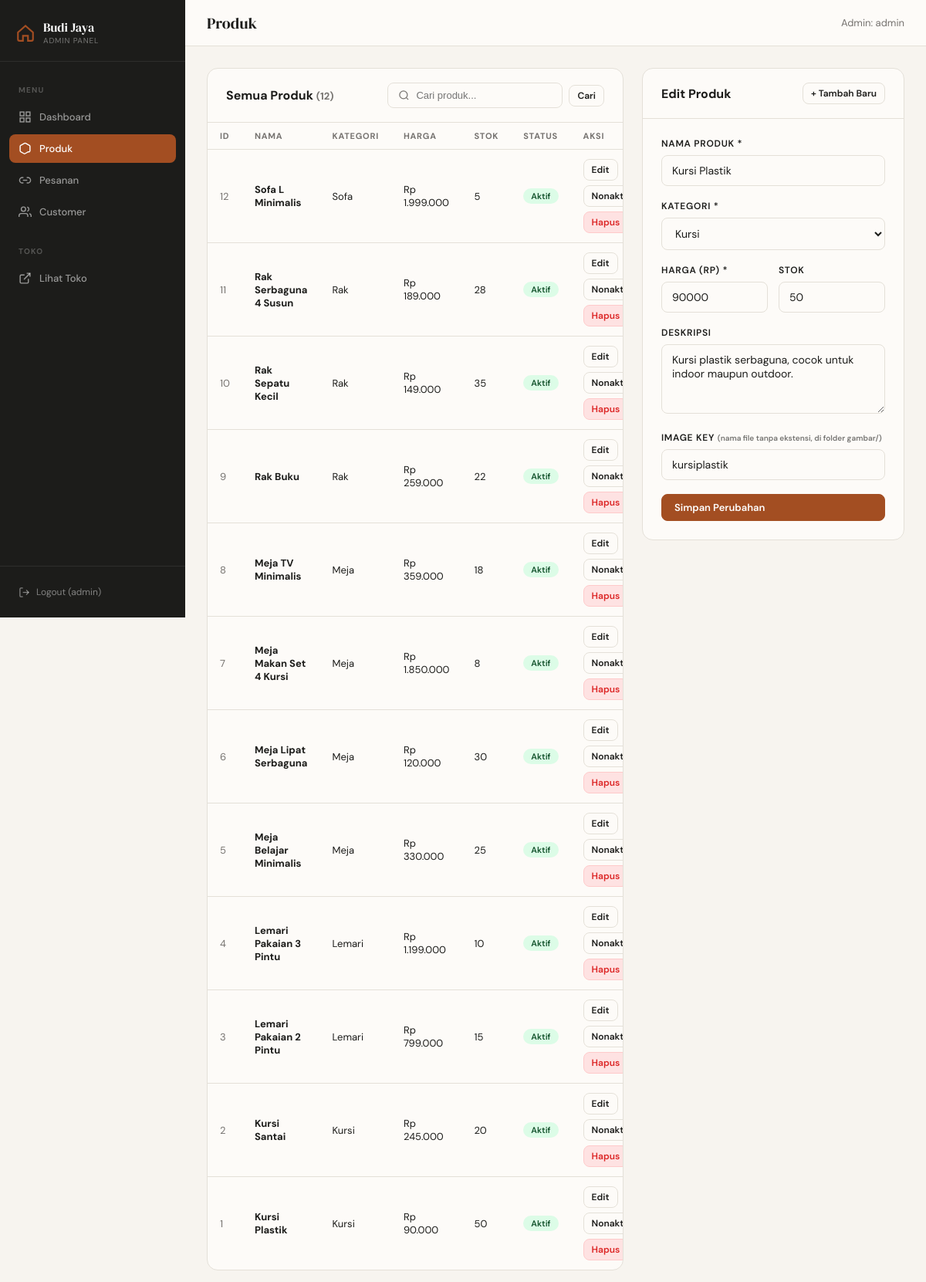
/admin/products.php?edit=1 (signed in), run on the app's committed database.
### tables this page shows
CREATE TABLE IF NOT EXISTS products (
  id           INT UNSIGNED AUTO_INCREMENT PRIMARY KEY,
  name         VARCHAR(180) NOT NULL,
  category     ENUM('Sofa','Kursi','Meja','Lemari','Rak') NOT NULL,
  price        INT UNSIGNED NOT NULL,
  description  TEXT         DEFAULT NULL,
  img_key      VARCHAR(120) DEFAULT NULL,
  stock        INT          NOT NULL DEFAULT 1,
  is_active    TINYINT(1)   NOT NULL DEFAULT 1,
  created_at   DATETIME     NOT NULL DEFAULT CURRENT_TIMESTAMP,
  updated_at   DATETIME     NOT NULL DEFAULT CURRENT_TIMESTAMP ON UPDATE CURRENT_TIMESTAMP
);

### admin/products.php (the view, shortened to what this page needs)
<?php
$pdo    = db();
$search = trim($_GET['q'] ?? '');
$page   = max(1, (int)($_GET['p'] ?? 1));
$limit  = 12;
$offset = ($page - 1) * $limit;
$where  = $search ? 'WHERE name LIKE ?' : '';
$params = $search ? ["%$search%"] : [];
$total   = $pdo->prepare("SELECT COUNT(*) FROM products $where");
$total->execute($params);
$total   = (int)$total->fetchColumn();
$stmt = $pdo->prepare("SELECT * FROM products $where ORDER BY id DESC LIMIT $limit OFFSET $offset");
$stmt->execute($params);
$products = $stmt->fetchAll();
$editProduct = null;
if (isset($_GET['edit'])) {
    $es = $pdo->prepare('SELECT * FROM products WHERE id=?');
    $es->execute([(int)$_GET['edit']]);
    $editProduct = $es->fetch();
}
$cats       = ['Sofa','Kursi','Meja','Lemari','Rak'];
include '_layout_top.php';
?>
<div style="display:grid;grid-template-columns:1fr 340px;gap:24px;align-items:start;">
  <div class="card">
    <div class="card-header">
      <h2>Semua Produk <span style="font-size:13px;color:var(--muted);font-family:var(--font-body);">(<?= $total ?>)</span></h2>
      <form method="GET" style="display:flex;gap:8px;align-items:center;">
        <div class="search-bar">
          <svg viewBox="0 0 24 24" fill="none" stroke="currentColor" stroke-width="2"><circle cx="11" cy="11" r="8"/><line x1="21" y1="21" x2="16.65" y2="16.65"/></svg>
          <input name="q" value="<?= htmlspecialchars($search) ?>" placeholder="Cari produk...">
        </div>
        <button type="submit" class="btn btn-outline btn-sm">Cari</button>
      </form>
    </div>
    <div class="table-wrap">
      <table>
        <thead>
          <tr>
            <th>ID</th><th>Nama</th><th>Kategori</th><th>Harga</th>
            <th>Stok</th><th>Status</th><th>Aksi</th>
          </tr>
        </thead>
        <tbody>
          <?php foreach ($products as $p): ?>
          <tr>
            <td style="color:var(--muted);"><?= $p['id'] ?></td>
            <td><strong><?= htmlspecialchars($p['name']) ?></strong></td>
            <td><?= htmlspecialchars($p['category']) ?></td>
            <td>Rp <?= number_format($p['price'],0,',','.') ?></td>
            <td><?= $p['stock'] ?></td>
            <td>
              <span class="badge <?= $p['is_active'] ? 'badge-active':'badge-inactive' ?>">
                <?= $p['is_active'] ? 'Aktif':'Nonaktif' ?>
              </span>
            </td>
            <td>
              <div style="display:flex;gap:6px;flex-wrap:wrap;">
                <a href="?edit=<?= $p['id'] ?>" class="btn btn-outline btn-sm">Edit</a>
                <form method="POST" style="display:inline;">
                  <button type="submit" class="btn btn-outline btn-sm">
                    <?= $p['is_active'] ? 'Nonaktifkan':'Aktifkan' ?>
                  </button>
                </form>
                <form method="POST" style="display:inline;"
                      onsubmit="return confirm('Hapus produk ini? Data tidak bisa dikembalikan.')">
                  <button type="submit" class="btn btn-danger btn-sm">Hapus</button>
                </form>
              </div>
            </td>
          </tr>
          <?php endforeach; ?>
        </tbody>
      </table>
    </div>
  </div>
  <div class="card">
    <div class="card-header">
      <h2><?= $editProduct ? 'Edit Produk' : 'Tambah Produk' ?></h2>
      <?php if ($editProduct): ?>
        <a href="products.php" class="btn btn-outline btn-sm">+ Tambah Baru</a>
      <?php endif; ?>
    </div>
    <div class="card-body">
      <form method="POST">
        <div class="form-group">
          <label class="form-label">Nama Produk *</label>
          <input class="form-control" name="name" required
                 value="<?= htmlspecialchars($editProduct['name'] ?? '') ?>">
        </div>
        <div class="form-group">
          <label class="form-label">Kategori *</label>
          <select class="form-control" name="category" required>
            <?php foreach ($cats as $c): ?>
              <option value="<?= $c ?>" <?= ($editProduct['category']??'')===$c ? 'selected':'' ?>>
                <?= $c ?>
              </option>
            <?php endforeach; ?>
          </select>
        </div>
        <div style="display:grid;grid-template-columns:1fr 1fr;gap:14px;">
          <div class="form-group">
            <label class="form-label">Harga (Rp) *</label>
            <input class="form-control" name="price" type="number" min="0" required
                   value="<?= htmlspecialchars($editProduct['price'] ?? '') ?>">
          </div>
          <div class="form-group">
            <label class="form-label">Stok</label>
            <input class="form-control" name="stock" type="number" min="0"
                   value="<?= htmlspecialchars($editProduct['stock'] ?? '0') ?>">
          </div>
        </div>
        <div class="form-group">
          <label class="form-label">Deskripsi</label>
          <textarea class="form-control" name="description"><?= htmlspecialchars($editProduct['description'] ?? '') ?></textarea>
        </div>
        <div class="form-group">
          <label class="form-label">Image Key <small style="text-transform:none;letter-spacing:0;opacity:.6;">(nama file tanpa ekstensi, di folder gambar/)</small></label>
          <input class="form-control" name="img_key" placeholder="contoh: kursikayu"
                 value="<?= htmlspecialchars($editProduct['img_key'] ?? '') ?>">
        </div>
        <button type="submit" class="btn btn-accent" style="width:100%;">
          <?= $editProduct ? 'Simpan Perubahan' : 'Tambah Produk' ?>
        </button>
      </form>
    </div>
  </div>
</div>
<?php include '_layout_bot.php'; ?>

### admin/_layout_top.php (style rules this page uses)
*, *::before, *::after { box-sizing: border-box; margin: 0; padding: 0; }
:root { --sand: #F7F4EF; --cream: #FDFBF8; --charcoal: #1C1C1A; --charcoal2: #2E2E2B; --accent: #A34E22; --accent-soft: #F5EDE6; --border: #E4E0D8; --muted: #767370; --warm-gray: #6B6860; --white: #fff; --success: #16a34a; --error: #dc2626; --warning: #d97706; --info: #2563eb; --sidebar-w: 240px; --font-body: 'DM Sans', sans-serif; --font-display: 'DM Serif Display', serif; --radius-sm: 8px; --radius-md: 14px; --radius-lg: 20px; --shadow-sm: 0 1px 4px rgba(28,28,26,.08); --shadow-md: 0 4px 16px rgba(28,28,26,.10); }
body { font-family: var(--font-body); background: var(--sand); color: var(--charcoal); min-height: 100vh; display: flex; }
.card { background: var(--cream); border: 1.5px solid var(--border); border-radius: var(--radius-md); overflow: hidden; }
.card-header { padding: 18px 24px; border-bottom: 1px solid var(--border); display: flex; align-items: center; justify-content: space-between; flex-wrap: wrap; gap: 12px; }
.card-header h2 { font-size: 16px; font-weight: 700; }
.card-body { padding: 24px; }
.table-wrap { overflow-x: auto; }
table { width: 100%; border-collapse: collapse; font-size: 13px; }
th { text-align: left; font-size: 11px; font-weight: 700; letter-spacing: .07em; text-transform: uppercase; color: var(--muted); padding: 10px 16px; border-bottom: 1.5px solid var(--border); white-space: nowrap; }
td { padding: 12px 16px; border-bottom: 1px solid var(--border); vertical-align: middle; }
tr:last-child td { border-bottom: none; }
.badge { display: inline-block; padding: 3px 10px; border-radius: 999px; font-size: 11px; font-weight: 600; }
.badge-active { background: #dcfce7; color: #14532d; }
.btn { display: inline-flex; align-items: center; gap: 6px; padding: 8px 16px; border-radius: var(--radius-sm); font-size: 13px; font-weight: 600; cursor: pointer; border: 1.5px solid transparent; font-family: var(--font-body); text-decoration: none; transition: all .15s; white-space: nowrap; }
.btn-accent { background: var(--accent); color: #fff; border-color: var(--accent); }
.btn-outline { background: transparent; color: var(--charcoal); border-color: var(--border); }
.btn-danger { background: #fee2e2; color: var(--error); border-color: #fecaca; }
.btn-sm { padding: 5px 10px; font-size: 12px; }
.form-group { margin-bottom: 18px; }
.form-label { display: block; font-size: 12px; font-weight: 600; letter-spacing: .06em; text-transform: uppercase; color: var(--charcoal); margin-bottom: 7px; }
.form-control { width: 100%; padding: 10px 13px; border: 1.5px solid var(--border); border-radius: var(--radius-sm); font-size: 14px; font-family: var(--font-body); background: var(--cream); color: var(--charcoal); outline: none; transition: border-color .15s; }
select.form-control { cursor: pointer; }
textarea.form-control { resize: vertical; min-height: 90px; }
.search-bar { display: flex; align-items: center; gap: 8px; border: 1.5px solid var(--border); border-radius: var(--radius-sm); padding: 8px 13px; background: var(--cream); max-width: 260px; }
.search-bar svg { width: 15px; height: 15px; color: var(--muted); flex-shrink: 0; }
.search-bar input { border: none; outline: none; font-size: 13px; background: transparent; width: 100%; }

### data on the page
products: id "12", name "Sofa L Minimalis", category "Sofa", price "1.999.000", stock "5", is_active "Aktif"
products: id "11", name "Rak Serbaguna 4 Susun", category "Rak", price "189.000", stock "28", is_active "Aktif"
products: id "10", name "Rak Sepatu Kecil", category "Rak", price "149.000", stock "35", is_active "Aktif"
products: id "9", name "Rak Buku", category "Rak", price "259.000", stock "22", is_active "Aktif"
products: id "8", name "Meja TV Minimalis", category "Meja", price "359.000", stock "18", is_active "Aktif"
products: id "7", name "Meja Makan Set 4 Kursi", category "Meja", price "1.850.000", stock "8", is_active "Aktif"
products: id "6", name "Meja Lipat Serbaguna", category "Meja", price "120.000", stock "30", is_active "Aktif"
products: id "5", name "Meja Belajar Minimalis", category "Meja", price "330.000", stock "25", is_active "Aktif"
products: id "4", name "Lemari Pakaian 3 Pintu", category "Lemari", price "1.199.000", stock "10", is_active "Aktif"
products: id "3", name "Lemari Pakaian 2 Pintu", category "Lemari", price "799.000", stock "15", is_active "Aktif"
products: id "2", name "Kursi Santai", category "Kursi", price "245.000", stock "20", is_active "Aktif"
products: id "1", name "Kursi Plastik", category "Kursi", price "90.000", stock "50", is_active "Aktif", price "90000", description "Kursi plastik serbaguna, cocok untuk indoor maupun outdoor.", img_key "kursiplastik"

### other printed values
$_SESSION['admin']['username'] "admin"
$pageTitle "Produk"
$total "12"
